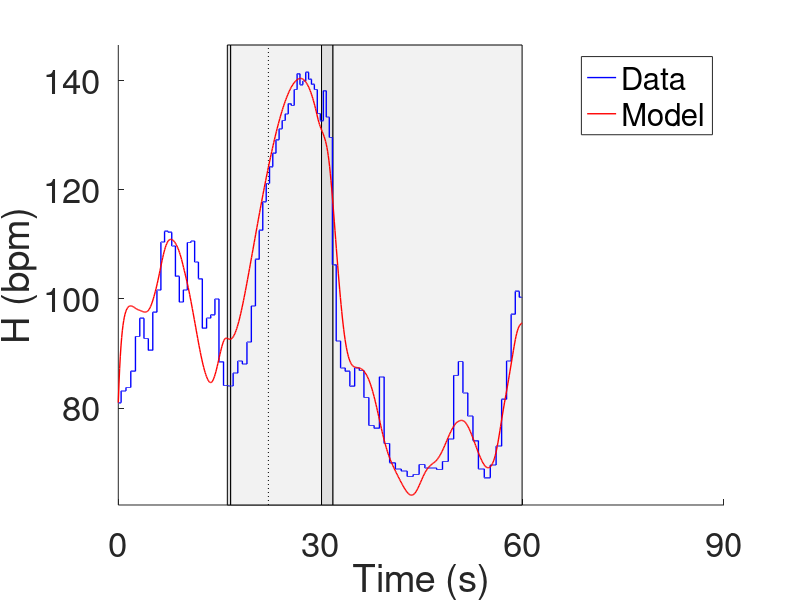
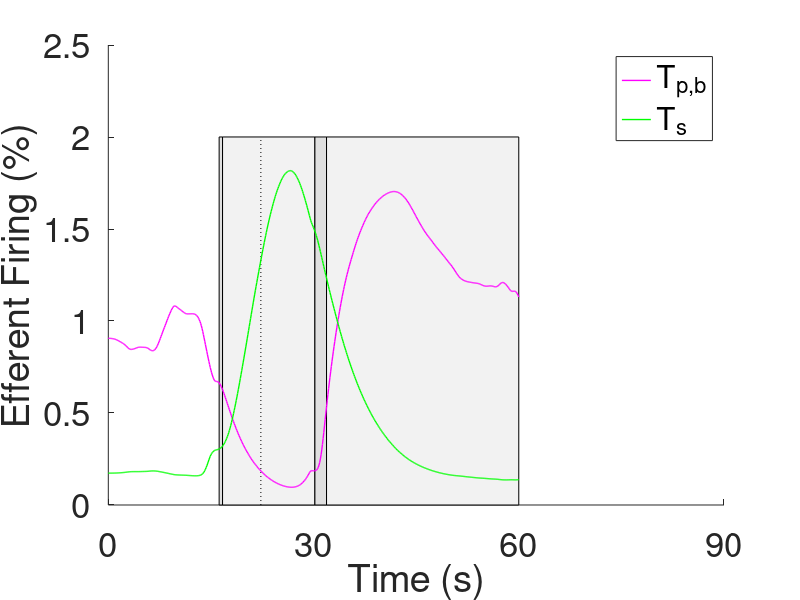

Recreate these plots in MATLAB, in order.
%{
DriverBasic_plotopt.m
This script plots the optimized solutions computed DriverBasic_LM.m of the
m2 reduced model.

It requires 'optHR.mat'.
%}

%Clear workspace
clear all
close all

%% Inputs 

load optHR.mat 

printon = 0; %Print for plots

%% Make prediction plots 

%Heart Rate 
hfig1 = figure(1);
clf 
hold on 
patch(x1,yH,gray)
hold on 
patch(x2,yH,lgray)
hold on 
patch(x3,yH,gray)
hold on 
patch(x4,yH,lgray)
hold on 
plot(t2*I,Hlims,'k:','linewidth',0.5)
hold on 
h1 = plot(Tdata,Hdata,'b','linewidth',1);
hold on 
h2 = plot(time,HR_LM,'r','linewidth',1);
hold on 
set(gca,'FontSize',25)
xlim(Tlims)
ylim(Hlims)
ylabel('H (bpm)')
xlabel('Time (s)')
legend([h1 h2],'Data','Model')
set(gca,'XTick',xtick); 

%Efferent Activity
hfig2 = figure(2);
clf
patch(x1,yeff,gray)
hold on 
patch(x2,yeff,lgray)
hold on 
patch(x3,yeff,gray)
hold on 
patch(x4,yeff,lgray)
hold on 
plot(t2*I,efflims,'k:','linewidth',0.5)
hold on
h1 = plot(time,Tpb_LM,'m','linewidth',1);
hold on 
h2 = plot(time,Ts_LM,'g','linewidth',1);
set(gca,'FontSize',25)
xlim(Tlims)
ylabel('Efferent Firing (%)')
xlabel('Time (s)')
legend([h1 h2],'T_{p,b}','T_s')
%ylim([-.1 1.1])
set(gca,'XTick',xtick);

if printon == 1
    print(hfig1,'-depsc2','opthr.eps')
    print(hfig2,'-depsc2','eff.eps')

    print(hfig1,'-dpng','opthr.png')
    print(hfig2,'-dpng','eff.png')
end 
